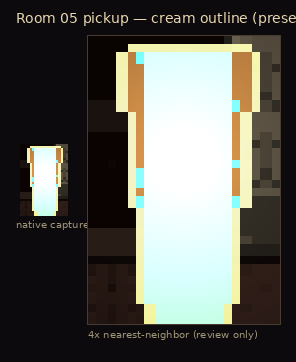
#> input picture review-artifacts/human-review/room05_pickup_native_and_4x.png, 296 x 362 px
$ python build_preview_sheet.py ../../../../review-artifacts/human-review/room05_pickup_native_and_4x.png --out out.png
#> lines starting #> are read from the running program, lines starting #| are printed output that depends on the picture
#!/usr/bin/env python3
"""Build a labelled nearest-neighbor contact sheet for raster game assets.

Requires Pillow 10+. Inputs are sorted by path so repeated runs stay stable.
"""

from __future__ import annotations

import argparse
import math
from pathlib import Path

from PIL import Image, ImageDraw, ImageFont


def checkerboard(size: tuple[int, int], tile: int = 12) -> Image.Image:
#> called with size = (192, 192), tile = 12
    image = Image.new("RGBA", size, "#c9c9c9")
    draw = ImageDraw.Draw(image)
    for y in range(0, size[1], tile):
        for x in range(0, size[0], tile):
            if (x // tile + y // tile) % 2:
                draw.rectangle((x, y, x + tile - 1, y + tile - 1), fill="#eeeeee")
    return image


def fit_nearest(image: Image.Image, max_size: tuple[int, int]) -> Image.Image:
    source = image.convert("RGBA")
    scale = min(max_size[0] / source.width, max_size[1] / source.height)
    if scale >= 1:
        scale = max(1, math.floor(scale))
    width = max(1, round(source.width * scale))
    height = max(1, round(source.height * scale))
    return source.resize((width, height), Image.Resampling.NEAREST)


def main() -> int:
    parser = argparse.ArgumentParser(description=__doc__)
    parser.add_argument("inputs", nargs="+", type=Path)
    parser.add_argument("--out", required=True, type=Path)
    parser.add_argument("--columns", type=int, default=4)
    parser.add_argument("--cell-size", type=int, default=192)
    parser.add_argument("--padding", type=int, default=12)
    args = parser.parse_args()

    if args.columns <= 0 or args.cell_size <= 0 or args.padding < 0:
        parser.error("columns/cell-size must be positive and padding cannot be negative")

    paths = sorted({path.resolve() for path in args.inputs})
    missing = [path for path in paths if not path.is_file()]
    if missing:
        parser.error("missing input(s): " + ", ".join(path.as_posix() for path in missing))

    label_height = 24
    cell_width = args.cell_size + args.padding * 2
    cell_height = args.cell_size + label_height + args.padding * 2
    rows = math.ceil(len(paths) / args.columns)
    sheet = Image.new("RGBA", (cell_width * args.columns, cell_height * rows), "#202124")
    draw = ImageDraw.Draw(sheet)
    font = ImageFont.load_default()

    for index, path in enumerate(paths):
        column, row = index % args.columns, index // args.columns
        left, top = column * cell_width, row * cell_height
        preview = checkerboard((args.cell_size, args.cell_size))
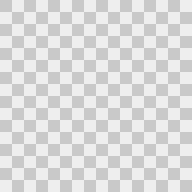
#> preview: PIL image 192x192 RGBA; mean R, G, B, A 219.5, 219.5, 219.5, 255
        with Image.open(path) as source:
#> source is the input picture: PIL image 296x362 RGBA; mean R, G, B, A 92.6, 92.9, 85.9, 255
            fitted = fit_nearest(source, (args.cell_size, args.cell_size))
#> in fit_nearest, `return source.resize((width, height), Image.Resampling.NEAREST)`:
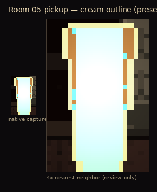
#> returned value: PIL image 157x192 RGBA; mean R, G, B, A 92.5, 92.8, 85.9, 255
        x = (args.cell_size - fitted.width) // 2
#> x = 17
        y = (args.cell_size - fitted.height) // 2
#> y = 0
        preview.alpha_composite(fitted, (x, y))
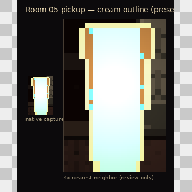
#> preview: PIL image 192x192 RGBA; mean R, G, B, A 115.7, 115.9, 110.3, 255
        sheet.alpha_composite(preview, (left + args.padding, top + args.padding))
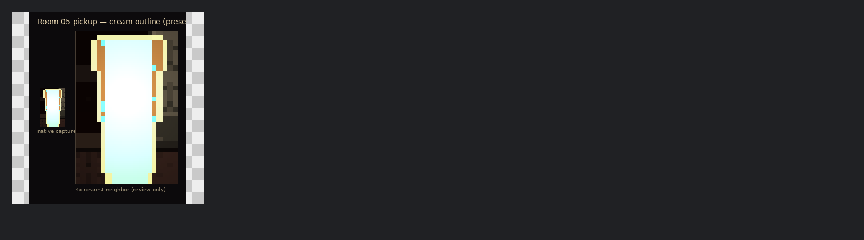
#> sheet: PIL image 864x240 RGBA; mean R, G, B, A 46.9, 47.7, 49.2, 255
        label = path.name
        if len(label) > 30:
            label = label[:27] + "..."
        draw.text(
            (left + args.padding, top + args.padding + args.cell_size + 6),
            label,
            fill="#ffffff",
            font=font,
        )

    args.out.parent.mkdir(parents=True, exist_ok=True)
    sheet.convert("RGB").save(args.out, quality=95)
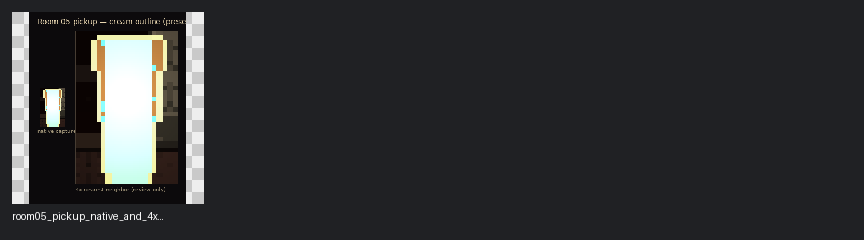
#> saved as out.png: PIL image 864x240 RGB; mean R, G, B 47.2, 48.1, 49.5
    print(f"Wrote {args.out} ({len(paths)} assets, {args.columns} columns)")
    return 0


if __name__ == "__main__":
    raise SystemExit(main())
#> (the program exits here)
